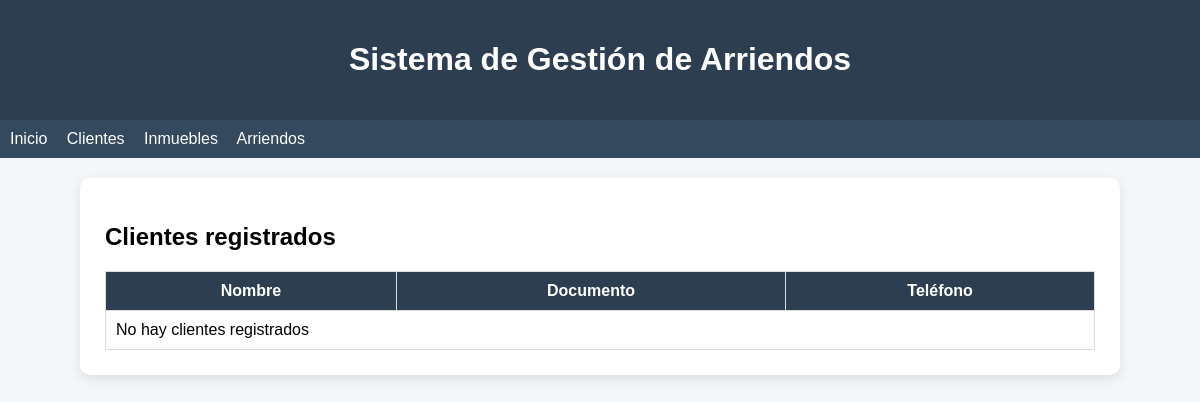
/clientes/, run on an earlier commit of the app's database.
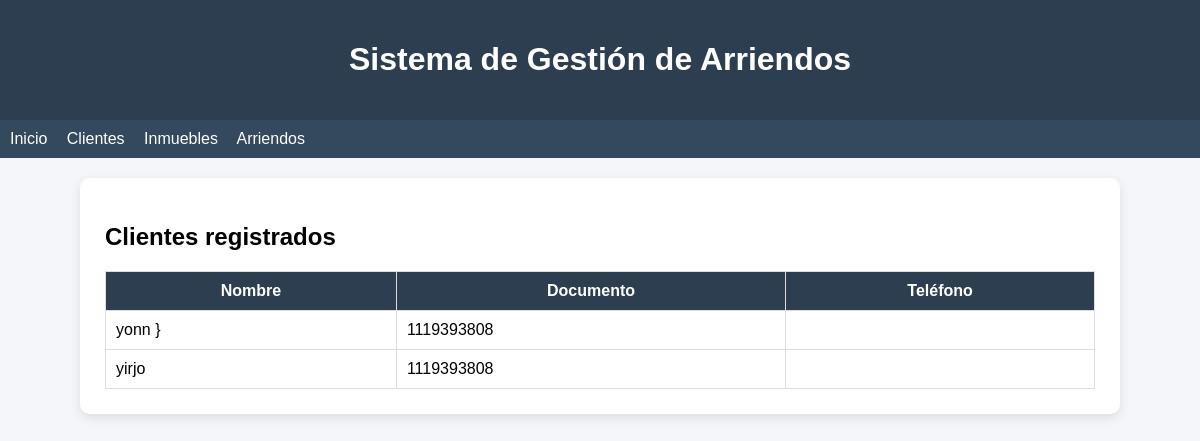
And on a later commit of the database.
### apps/clientes/models.py (models this page shows, shortened)
class Cliente(models.Model):
    nombre = models.CharField(max_length=100)
    documento = models.CharField(max_length=20)

### apps/clientes/views.py (the view)
# urls.py: path('', views.lista_clientes, name='lista_clientes'),
def lista_clientes(request):
    clientes = Cliente.objects.all()
    return render(request, 'clientes/lista_clientes.html', {
        'clientes': clientes
    })

### templates/clientes/lista_clientes.html
{% extends 'base.html' %}
{% block contenido %}
<div class="card">
    <h2>Clientes registrados</h2>
    <table>
        <tr>
            <th>Nombre</th>
            <th>Documento</th>
            <th>Teléfono</th>
        </tr>
        {% for cliente in clientes %}
        <tr>
            <td>{{ cliente.nombre }} {{ cliente.apellido }}</td>
            <td>{{ cliente.documento }}</td>
            <td>{{ cliente.telefono }}</td>
        </tr>
        {% empty %}
        <tr>
            <td colspan="3">No hay clientes registrados</td>
        </tr>
        {% endfor %}
    </table>
</div>
{% endblock %}

What changed in the data, as far as the page shows it:
added Cliente: nombre "yonn }", documento "1119393808"
added Cliente: nombre "yirjo", documento "1119393808"
Also different on the page:
text no longer shown: "No hay clientes registrados"
